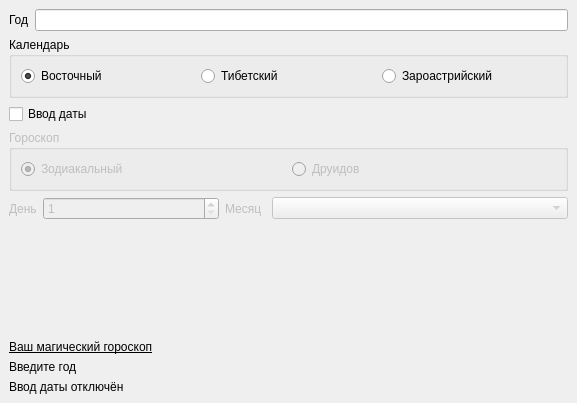
<?xml version="1.0" encoding="UTF-8"?>
<ui version="4.0">
 <class>MainWindow</class>
 <widget class="QMainWindow" name="MainWindow">
  <property name="geometry">
   <rect>
    <x>0</x>
    <y>0</y>
    <width>577</width>
    <height>403</height>
   </rect>
  </property>
  <property name="windowTitle">
   <string>Календари и гороскопы</string>
  </property>
  <widget class="QWidget" name="centralwidget">
   <layout class="QVBoxLayout" name="verticalLayout">
    <item>
     <layout class="QHBoxLayout" name="horizontalLayout_2">
      <item>
       <widget class="QLabel" name="label">
        <property name="text">
         <string>Год</string>
        </property>
       </widget>
      </item>
      <item>
       <widget class="QLineEdit" name="le_year">
        <property name="maxLength">
         <number>4</number>
        </property>
       </widget>
      </item>
     </layout>
    </item>
    <item>
     <widget class="QGroupBox" name="gb_calendar">
      <property name="title">
       <string>Календарь</string>
      </property>
      <layout class="QHBoxLayout" name="horizontalLayout_3">
       <item>
        <widget class="QRadioButton" name="rb_eastern">
         <property name="text">
          <string>Восточный</string>
         </property>
         <property name="checked">
          <bool>true</bool>
         </property>
        </widget>
       </item>
       <item>
        <widget class="QRadioButton" name="rb_tibetan">
         <property name="text">
          <string>Тибетский</string>
         </property>
        </widget>
       </item>
       <item>
        <widget class="QRadioButton" name="rb_zoroastrian">
         <property name="text">
          <string>Зароастрийский</string>
         </property>
        </widget>
       </item>
      </layout>
     </widget>
    </item>
    <item>
     <widget class="QCheckBox" name="cb_is_date">
      <property name="text">
       <string>Ввод даты</string>
      </property>
     </widget>
    </item>
    <item>
     <widget class="QGroupBox" name="gb_horoscope">
      <property name="enabled">
       <bool>false</bool>
      </property>
      <property name="title">
       <string>Гороскоп</string>
      </property>
      <layout class="QHBoxLayout" name="horizontalLayout_4">
       <item>
        <widget class="QRadioButton" name="rb_zodiac">
         <property name="text">
          <string>Зодиакальный</string>
         </property>
         <property name="checked">
          <bool>true</bool>
         </property>
        </widget>
       </item>
       <item>
        <widget class="QRadioButton" name="rb_druid">
         <property name="text">
          <string>Друидов</string>
         </property>
        </widget>
       </item>
      </layout>
     </widget>
    </item>
    <item>
     <layout class="QHBoxLayout" name="horizontalLayout_5" stretch="0,0,0,0">
      <item>
       <widget class="QLabel" name="lb_day">
        <property name="enabled">
         <bool>false</bool>
        </property>
        <property name="text">
         <string>День</string>
        </property>
       </widget>
      </item>
      <item>
       <widget class="QSpinBox" name="sb_day">
        <property name="enabled">
         <bool>false</bool>
        </property>
        <property name="sizePolicy">
         <sizepolicy hsizetype="Expanding" vsizetype="Fixed">
          <horstretch>0</horstretch>
          <verstretch>0</verstretch>
         </sizepolicy>
        </property>
        <property name="maximumSize">
         <size>
          <width>176</width>
          <height>16777215</height>
         </size>
        </property>
        <property name="minimum">
         <number>1</number>
        </property>
        <property name="maximum">
         <number>31</number>
        </property>
       </widget>
      </item>
      <item>
       <widget class="QLabel" name="lb_month">
        <property name="enabled">
         <bool>false</bool>
        </property>
        <property name="sizePolicy">
         <sizepolicy hsizetype="Fixed" vsizetype="Preferred">
          <horstretch>0</horstretch>
          <verstretch>0</verstretch>
         </sizepolicy>
        </property>
        <property name="minimumSize">
         <size>
          <width>41</width>
          <height>0</height>
         </size>
        </property>
        <property name="maximumSize">
         <size>
          <width>41</width>
          <height>16777215</height>
         </size>
        </property>
        <property name="text">
         <string>Месяц</string>
        </property>
       </widget>
      </item>
      <item>
       <widget class="QComboBox" name="cb_month">
        <property name="enabled">
         <bool>false</bool>
        </property>
        <property name="sizePolicy">
         <sizepolicy hsizetype="Expanding" vsizetype="Fixed">
          <horstretch>0</horstretch>
          <verstretch>0</verstretch>
         </sizepolicy>
        </property>
       </widget>
      </item>
     </layout>
    </item>
    <item>
     <spacer name="verticalSpacer">
      <property name="orientation">
       <enum>Qt::Vertical</enum>
      </property>
      <property name="sizeHint" stdset="0">
       <size>
        <width>20</width>
        <height>40</height>
       </size>
      </property>
     </spacer>
    </item>
    <item>
     <widget class="QLabel" name="label_4">
      <property name="font">
       <font>
        <underline>true</underline>
       </font>
      </property>
      <property name="text">
       <string>Ваш магический гороскоп</string>
      </property>
     </widget>
    </item>
    <item>
     <widget class="QLabel" name="lbl_calendar">
      <property name="text">
       <string>Введите год</string>
      </property>
     </widget>
    </item>
    <item>
     <widget class="QLabel" name="lbl_horoscope">
      <property name="text">
       <string>Ввод даты отключён</string>
      </property>
     </widget>
    </item>
   </layout>
  </widget>
 </widget>
 <resources/>
 <connections/>
</ui>
